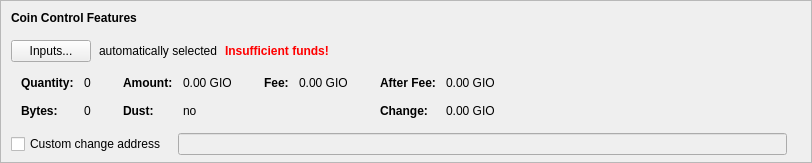
    <widget class="QFrame" name="frameCoinControl">
     <property name="sizePolicy">
      <sizepolicy hsizetype="Expanding" vsizetype="Expanding">
       <horstretch>0</horstretch>
       <verstretch>0</verstretch>
      </sizepolicy>
     </property>
     <property name="maximumSize">
      <size>
       <width>16777215</width>
       <height>16777215</height>
      </size>
     </property>
     <property name="frameShape">
      <enum>QFrame::StyledPanel</enum>
     </property>
     <property name="frameShadow">
      <enum>QFrame::Sunken</enum>
     </property>
     <layout class="QVBoxLayout" name="verticalLayoutCoinControl2">
      <property name="spacing">
       <number>0</number>
      </property>
      <property name="leftMargin">
       <number>0</number>
      </property>
      <property name="topMargin">
       <number>0</number>
      </property>
      <property name="rightMargin">
       <number>0</number>
      </property>
      <property name="bottomMargin">
       <number>6</number>
      </property>
      <item>
       <layout class="QVBoxLayout" name="verticalLayoutCoinControl" stretch="0,0,0,0,1">
        <property name="spacing">
         <number>0</number>
        </property>
        <property name="leftMargin">
         <number>10</number>
        </property>
        <property name="topMargin">
         <number>10</number>
        </property>
        <item>
         <layout class="QHBoxLayout" name="horizontalLayoutCoinControl1">
          <property name="bottomMargin">
           <number>15</number>
          </property>
          <item>
           <widget class="QLabel" name="labelCoinControlFeatures">
            <property name="sizePolicy">
             <sizepolicy hsizetype="Preferred" vsizetype="Maximum">
              <horstretch>0</horstretch>
              <verstretch>0</verstretch>
             </sizepolicy>
            </property>
            <property name="font">
             <font>
              <weight>75</weight>
              <bold>true</bold>
             </font>
            </property>
            <property name="styleSheet">
             <string notr="true">font-weight:bold;</string>
            </property>
            <property name="text">
             <string>Coin Control Features</string>
            </property>
           </widget>
          </item>
         </layout>
        </item>
        <item>
         <layout class="QHBoxLayout" name="horizontalLayoutCoinControl2" stretch="0,0,0,0">
          <property name="spacing">
           <number>8</number>
          </property>
          <property name="bottomMargin">
           <number>10</number>
          </property>
          <item>
           <widget class="QPushButton" name="pushButtonCoinControl">
            <property name="styleSheet">
             <string notr="true"/>
            </property>
            <property name="text">
             <string>Inputs...</string>
            </property>
            <property name="autoDefault">
             <bool>false</bool>
            </property>
           </widget>
          </item>
          <item>
           <widget class="QLabel" name="labelCoinControlAutomaticallySelected">
            <property name="text">
             <string>automatically selected</string>
            </property>
            <property name="margin">
             <number>5</number>
            </property>
           </widget>
          </item>
          <item>
           <widget class="QLabel" name="labelCoinControlInsuffFunds">
            <property name="font">
             <font>
              <weight>75</weight>
              <bold>true</bold>
             </font>
            </property>
            <property name="styleSheet">
             <string notr="true">color:red;font-weight:bold;</string>
            </property>
            <property name="text">
             <string>Insufficient funds!</string>
            </property>
            <property name="margin">
             <number>5</number>
            </property>
           </widget>
          </item>
          <item>
           <spacer name="horizontalSpacerCoinControl">
            <property name="orientation">
             <enum>Qt::Horizontal</enum>
            </property>
            <property name="sizeHint" stdset="0">
             <size>
              <width>40</width>
              <height>1</height>
             </size>
            </property>
           </spacer>
          </item>
         </layout>
        </item>
        <item>
         <widget class="QWidget" name="widgetCoinControl" native="true">
          <property name="sizePolicy">
           <sizepolicy hsizetype="Preferred" vsizetype="Preferred">
            <horstretch>0</horstretch>
            <verstretch>0</verstretch>
           </sizepolicy>
          </property>
          <property name="minimumSize">
           <size>
            <width>0</width>
            <height>0</height>
           </size>
          </property>
          <property name="styleSheet">
           <string notr="true"/>
          </property>
          <layout class="QHBoxLayout" name="horizontalLayoutCoinControl5">
           <property name="leftMargin">
            <number>0</number>
           </property>
           <property name="topMargin">
            <number>0</number>
           </property>
           <property name="rightMargin">
            <number>0</number>
           </property>
           <property name="bottomMargin">
            <number>0</number>
           </property>
           <item>
            <layout class="QHBoxLayout" name="horizontalLayoutCoinControl3" stretch="0,0,0,1">
             <property name="spacing">
              <number>20</number>
             </property>
             <property name="topMargin">
              <number>0</number>
             </property>
             <property name="bottomMargin">
              <number>10</number>
             </property>
             <item>
              <layout class="QFormLayout" name="formLayoutCoinControl1">
               <property name="horizontalSpacing">
                <number>10</number>
               </property>
               <property name="verticalSpacing">
                <number>14</number>
               </property>
               <property name="leftMargin">
                <number>10</number>
               </property>
               <property name="topMargin">
                <number>4</number>
               </property>
               <property name="rightMargin">
                <number>6</number>
               </property>
               <item row="0" column="0">
                <widget class="QLabel" name="labelCoinControlQuantityText">
                 <property name="font">
                  <font>
                   <weight>75</weight>
                   <bold>true</bold>
                  </font>
                 </property>
                 <property name="text">
                  <string>Quantity:</string>
                 </property>
                 <property name="margin">
                  <number>0</number>
                 </property>
                </widget>
               </item>
               <item row="0" column="1">
                <widget class="QLabel" name="labelCoinControlQuantity">
                 <property name="cursor">
                  <cursorShape>IBeamCursor</cursorShape>
                 </property>
                 <property name="contextMenuPolicy">
                  <enum>Qt::ActionsContextMenu</enum>
                 </property>
                 <property name="text">
                  <string notr="true">0</string>
                 </property>
                 <property name="margin">
                  <number>0</number>
                 </property>
                 <property name="textInteractionFlags">
                  <set>Qt::LinksAccessibleByMouse|Qt::TextSelectableByKeyboard|Qt::TextSelectableByMouse</set>
                 </property>
                </widget>
               </item>
               <item row="1" column="0">
                <widget class="QLabel" name="labelCoinControlBytesText">
                 <property name="font">
                  <font>
                   <weight>75</weight>
                   <bold>true</bold>
                  </font>
                 </property>
                 <property name="text">
                  <string>Bytes:</string>
                 </property>
                </widget>
               </item>
               <item row="1" column="1">
                <widget class="QLabel" name="labelCoinControlBytes">
                 <property name="cursor">
                  <cursorShape>IBeamCursor</cursorShape>
                 </property>
                 <property name="contextMenuPolicy">
                  <enum>Qt::ActionsContextMenu</enum>
                 </property>
                 <property name="text">
                  <string notr="true">0</string>
                 </property>
                 <property name="textInteractionFlags">
                  <set>Qt::LinksAccessibleByMouse|Qt::TextSelectableByKeyboard|Qt::TextSelectableByMouse</set>
                 </property>
                </widget>
               </item>
              </layout>
             </item>
             <item>
              <layout class="QFormLayout" name="formLayoutCoinControl2">
               <property name="horizontalSpacing">
                <number>10</number>
               </property>
               <property name="verticalSpacing">
                <number>14</number>
               </property>
               <property name="leftMargin">
                <number>6</number>
               </property>
               <property name="topMargin">
                <number>4</number>
               </property>
               <property name="rightMargin">
                <number>6</number>
               </property>
               <item row="0" column="0">
                <widget class="QLabel" name="labelCoinControlAmountText">
                 <property name="font">
                  <font>
                   <weight>75</weight>
                   <bold>true</bold>
                  </font>
                 </property>
                 <property name="text">
                  <string>Amount:</string>
                 </property>
                 <property name="margin">
                  <number>0</number>
                 </property>
                </widget>
               </item>
               <item row="0" column="1">
                <widget class="QLabel" name="labelCoinControlAmount">
                 <property name="cursor">
                  <cursorShape>IBeamCursor</cursorShape>
                 </property>
                 <property name="contextMenuPolicy">
                  <enum>Qt::ActionsContextMenu</enum>
                 </property>
                 <property name="text">
                  <string notr="true">0.00 GIO</string>
                 </property>
                 <property name="textInteractionFlags">
                  <set>Qt::LinksAccessibleByMouse|Qt::TextSelectableByKeyboard|Qt::TextSelectableByMouse</set>
                 </property>
                </widget>
               </item>
               <item row="1" column="0">
                <widget class="QLabel" name="labelCoinControlLowOutputText">
                 <property name="font">
                  <font>
                   <weight>75</weight>
                   <bold>true</bold>
                  </font>
                 </property>
                 <property name="text">
                  <string>Dust:</string>
                 </property>
                </widget>
               </item>
               <item row="1" column="1">
                <widget class="QLabel" name="labelCoinControlLowOutput">
                 <property name="cursor">
                  <cursorShape>IBeamCursor</cursorShape>
                 </property>
                 <property name="contextMenuPolicy">
                  <enum>Qt::ActionsContextMenu</enum>
                 </property>
                 <property name="text">
                  <string notr="true">no</string>
                 </property>
                 <property name="textInteractionFlags">
                  <set>Qt::LinksAccessibleByMouse|Qt::TextSelectableByKeyboard|Qt::TextSelectableByMouse</set>
                 </property>
                </widget>
               </item>
              </layout>
             </item>
             <item>
              <layout class="QFormLayout" name="formLayoutCoinControl3">
               <property name="horizontalSpacing">
                <number>10</number>
               </property>
               <property name="verticalSpacing">
                <number>14</number>
               </property>
               <property name="leftMargin">
                <number>6</number>
               </property>
               <property name="topMargin">
                <number>4</number>
               </property>
               <property name="rightMargin">
                <number>6</number>
               </property>
               <item row="0" column="0">
                <widget class="QLabel" name="labelCoinControlFeeText">
                 <property name="font">
                  <font>
                   <weight>75</weight>
                   <bold>true</bold>
                  </font>
                 </property>
                 <property name="text">
                  <string>Fee:</string>
                 </property>
                 <property name="margin">
                  <number>0</number>
                 </property>
                </widget>
               </item>
               <item row="0" column="1">
                <widget class="QLabel" name="labelCoinControlFee">
                 <property name="cursor">
                  <cursorShape>IBeamCursor</cursorShape>
                 </property>
                 <property name="contextMenuPolicy">
                  <enum>Qt::ActionsContextMenu</enum>
                 </property>
                 <property name="text">
                  <string notr="true">0.00 GIO</string>
                 </property>
                 <property name="textInteractionFlags">
                  <set>Qt::LinksAccessibleByMouse|Qt::TextSelectableByKeyboard|Qt::TextSelectableByMouse</set>
                 </property>
                </widget>
               </item>
              </layout>
             </item>
             <item>
              <layout class="QFormLayout" name="formLayoutCoinControl4">
               <property name="horizontalSpacing">
                <number>10</number>
               </property>
               <property name="verticalSpacing">
                <number>14</number>
               </property>
               <property name="leftMargin">
                <number>6</number>
               </property>
               <property name="topMargin">
                <number>4</number>
               </property>
               <property name="rightMargin">
                <number>6</number>
               </property>
               <item row="0" column="0">
                <widget class="QLabel" name="labelCoinControlAfterFeeText">
                 <property name="font">
                  <font>
                   <weight>75</weight>
                   <bold>true</bold>
                  </font>
                 </property>
                 <property name="text">
                  <string>After Fee:</string>
                 </property>
                 <property name="margin">
                  <number>0</number>
                 </property>
                </widget>
               </item>
               <item row="0" column="1">
                <widget class="QLabel" name="labelCoinControlAfterFee">
                 <property name="cursor">
                  <cursorShape>IBeamCursor</cursorShape>
                 </property>
                 <property name="contextMenuPolicy">
                  <enum>Qt::ActionsContextMenu</enum>
                 </property>
                 <property name="text">
                  <string notr="true">0.00 GIO</string>
                 </property>
                 <property name="textInteractionFlags">
                  <set>Qt::LinksAccessibleByMouse|Qt::TextSelectableByKeyboard|Qt::TextSelectableByMouse</set>
                 </property>
                </widget>
               </item>
               <item row="1" column="0">
                <widget class="QLabel" name="labelCoinControlChangeText">
                 <property name="font">
                  <font>
                   <weight>75</weight>
                   <bold>true</bold>
                  </font>
                 </property>
                 <property name="text">
                  <string>Change:</string>
                 </property>
                </widget>
               </item>
               <item row="1" column="1">
                <widget class="QLabel" name="labelCoinControlChange">
                 <property name="cursor">
                  <cursorShape>IBeamCursor</cursorShape>
                 </property>
                 <property name="contextMenuPolicy">
                  <enum>Qt::ActionsContextMenu</enum>
                 </property>
                 <property name="text">
                  <string notr="true">0.00 GIO</string>
                 </property>
                 <property name="textInteractionFlags">
                  <set>Qt::LinksAccessibleByMouse|Qt::TextSelectableByKeyboard|Qt::TextSelectableByMouse</set>
                 </property>
                </widget>
               </item>
              </layout>
             </item>
            </layout>
           </item>
          </layout>
         </widget>
        </item>
        <item>
         <layout class="QHBoxLayout" name="horizontalLayoutCoinControl4" stretch="0,0,0">
          <property name="spacing">
           <number>12</number>
          </property>
          <property name="sizeConstraint">
           <enum>QLayout::SetDefaultConstraint</enum>
          </property>
          <property name="topMargin">
           <number>5</number>
          </property>
          <property name="rightMargin">
           <number>5</number>
          </property>
          <item>
           <widget class="QCheckBox" name="checkBoxCoinControlChange">
            <property name="toolTip">
             <string>If this is activated, but the change address is empty or invalid, change will be sent to a newly generated address.</string>
            </property>
            <property name="text">
             <string>Custom change address</string>
            </property>
           </widget>
          </item>
          <item>
           <widget class="QValidatedLineEdit" name="lineEditCoinControlChange">
            <property name="enabled">
             <bool>false</bool>
            </property>
            <property name="sizePolicy">
             <sizepolicy hsizetype="Expanding" vsizetype="Fixed">
              <horstretch>0</horstretch>
              <verstretch>0</verstretch>
             </sizepolicy>
            </property>
           </widget>
          </item>
          <item>
           <widget class="QLabel" name="labelCoinControlChangeLabel">
            <property name="sizePolicy">
             <sizepolicy hsizetype="Preferred" vsizetype="Expanding">
              <horstretch>0</horstretch>
              <verstretch>0</verstretch>
             </sizepolicy>
            </property>
            <property name="minimumSize">
             <size>
              <width>0</width>
              <height>0</height>
             </size>
            </property>
            <property name="text">
             <string/>
            </property>
            <property name="margin">
             <number>3</number>
            </property>
           </widget>
          </item>
         </layout>
        </item>
        <item>
         <spacer name="verticalSpacerCoinControl">
          <property name="orientation">
           <enum>Qt::Vertical</enum>
          </property>
          <property name="sizeHint" stdset="0">
           <size>
            <width>800</width>
            <height>1</height>
           </size>
          </property>
         </spacer>
        </item>
       </layout>
      </item>
     </layout>
    </widget>
